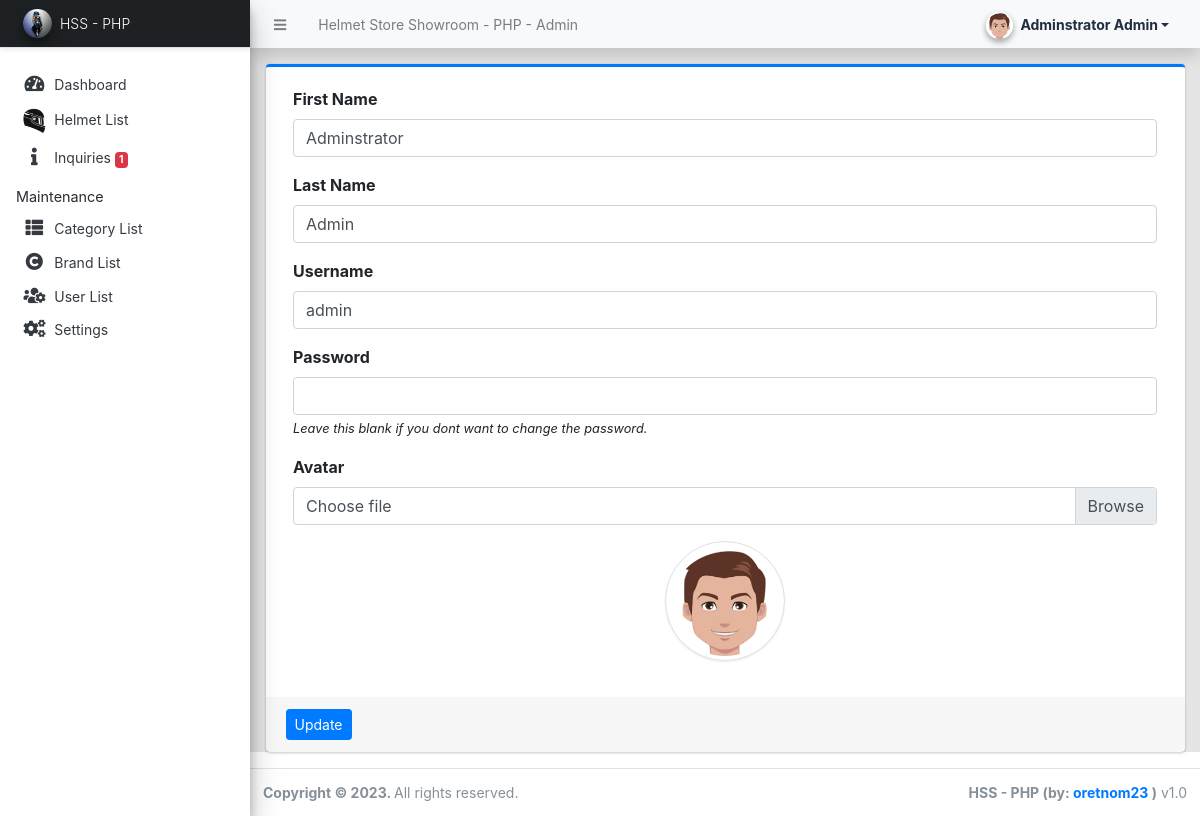
The app's page /admin/?page=user (signed in) with its own data.
### tables this page shows
CREATE TABLE `users` (
  `id` int(50) NOT NULL,
  `firstname` varchar(250) NOT NULL,
  `middlename` text DEFAULT NULL,
  `lastname` varchar(250) NOT NULL,
  `username` text NOT NULL,
  `password` text NOT NULL,
  `avatar` text DEFAULT NULL,
  `last_login` datetime DEFAULT NULL,
  `type` tinyint(1) NOT NULL DEFAULT 0,
  `status` int(1) NOT NULL DEFAULT 1 COMMENT '0=not verified, 1 = verified',
  `date_added` datetime NOT NULL DEFAULT current_timestamp(),
  `date_updated` datetime DEFAULT NULL ON UPDATE current_timestamp()
);

### classes/DBConnection.php (called while the page is built, shortened)
<?php
class DBConnection{
    private $host = DB_SERVER;
    private $username = DB_USERNAME;
    private $password = DB_PASSWORD;
    private $database = DB_NAME;
    public $conn;
    public function __construct(){
        if (!isset($this->conn)) {
            $this->conn = new mysqli($this->host, $this->username, $this->password, $this->database);
        }
    }
}
?>

### classes/SystemSettings.php (called while the page is built, shortened)
<?php
class SystemSettings extends DBConnection{
	function userdata($field = ''){
		if(!empty($field)){
			if(isset($_SESSION['userdata'][$field]))
				return $_SESSION['userdata'][$field];
			else
				return null;
		}else{
			return false;
		}
	}
}
$_settings = new SystemSettings();
?>

### config.php (called while the page is built, shortened)
<?php
require_once('classes/DBConnection.php');
require_once('classes/SystemSettings.php');
function validate_image($file){
	if(!empty($file)){
        $ex = explode('?',$file);
        $file = $ex[0];
        $param =  isset($ex[1]) ? '?'.$ex[1]  : '';
		if(is_file(base_app.$file)){
			return base_url.$file.$param;
		}else{
			return base_url.'dist/img/no-image-available.png';
		}
	}else{
		return base_url.'dist/img/no-image-available.png';
	}
}
?>

### admin/user/index.php (the view, shortened to what this page needs)
<?php
$user = $conn->query("SELECT * FROM users where id ='".$_settings->userdata('id')."'");
foreach($user->fetch_array() as $k =>$v){
	$meta[$k] = $v;
}
?>
<div class="card card-outline card-primary">
	<div class="card-body">
		<div class="container-fluid">
			<form action="" id="manage-user">
				<div class="form-group">
					<label for="name">First Name</label>
					<input type="text" name="firstname" id="firstname" class="form-control" value="<?php echo isset($meta['firstname']) ? $meta['firstname']: '' ?>" required>
				</div>
				<div class="form-group">
					<label for="name">Last Name</label>
					<input type="text" name="lastname" id="lastname" class="form-control" value="<?php echo isset($meta['lastname']) ? $meta['lastname']: '' ?>" required>
				</div>
				<div class="form-group">
					<label for="username">Username</label>
					<input type="text" name="username" id="username" class="form-control" value="<?php echo isset($meta['username']) ? $meta['username']: '' ?>" required  autocomplete="off">
				</div>
				<div class="form-group">
					<label for="password">Password</label>
					<input type="password" name="password" id="password" class="form-control" value="" autocomplete="off">
					<small><i>Leave this blank if you dont want to change the password.</i></small>
				</div>
				<div class="form-group">
					<label for="" class="control-label">Avatar</label>
					<div class="custom-file">
		              <label class="custom-file-label" for="customFile">Choose file</label>
		            </div>
				</div>
				<div class="form-group d-flex justify-content-center">
					<img src="<?php echo validate_image(isset($meta['avatar']) ? $meta['avatar'] :'') ?>" alt="" id="cimg" class="img-fluid img-thumbnail">
				</div>
			</form>
		</div>
	</div>
	<div class="card-footer">
			<div class="col-md-12">
				<div class="row">
					<button class="btn btn-sm btn-primary" form="manage-user">Update</button>
				</div>
			</div>
		</div>
</div>

### admin/user/index.php (style rules this page uses)
img#cimg { height: 15vh; width: 15vh; object-fit: cover; border-radius: 100% 100%; }

### records on screen
users: firstname "Adminstrator", lastname "Admin", username "admin", avatar (picture)

### other values on screen
$_settings->info('name') "Helmet Store Showroom - PHP"
$_settings->userdata('firstname').' '.$_settings->userdata('lastname') "Adminstrator Admin"
$_settings->info('short_name') "HSS - PHP"
$inquiries_unread "1"
